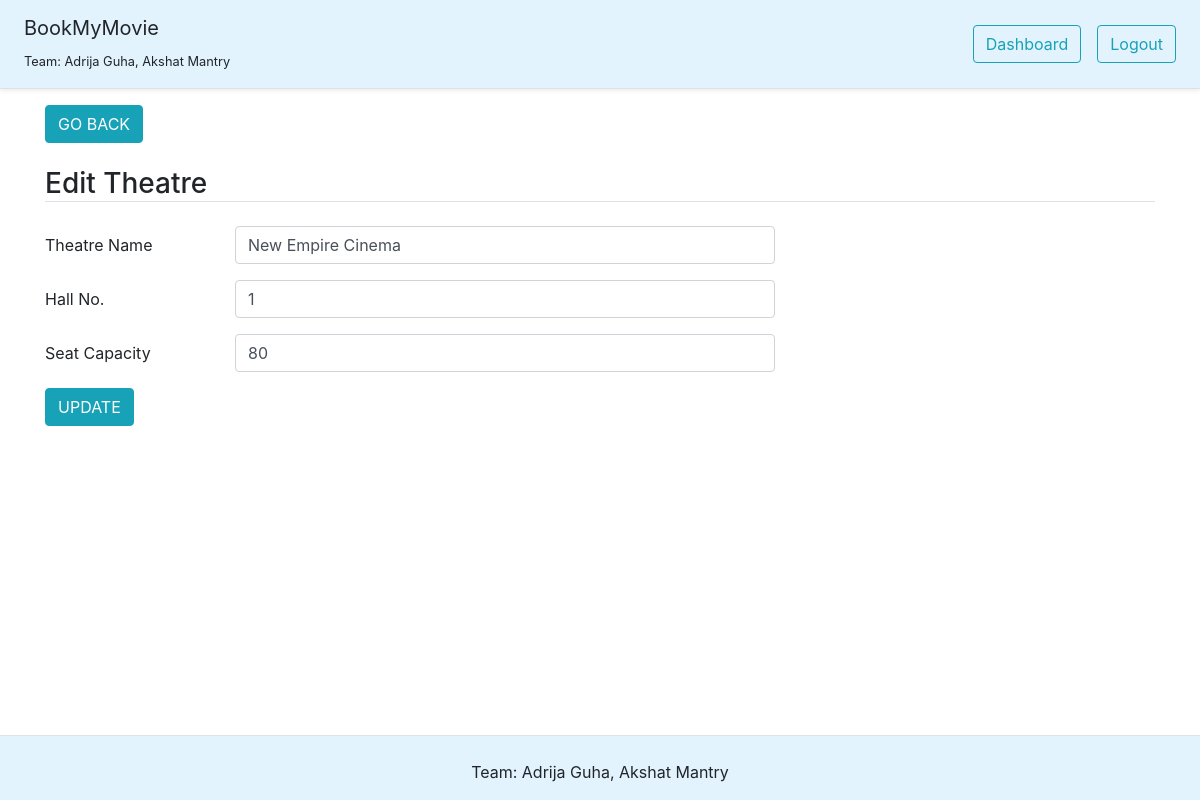
The app's page /admin_panel/edit_theatre.php?id=1 (signed in) with its own data.
### tables this page shows
CREATE TABLE `theatre` (
  `theatre_id` int(10) NOT NULL,
  `theatre_name` varchar(30) NOT NULL,
  `hall_id` int(10) NOT NULL,
  `capacity` int(10) NOT NULL
);

### admin_panel/edit_theatre.php (the view, shortened to what this page needs)
<?php
    include("connection.php");
$querry = "select * from theatre where theatre_id='".$_REQUEST['id']."'";
$result = mysqli_query($con, $querry);
$fetch = mysqli_fetch_object($result);
?>
<!DOCTYPE html>
<html lang="en">
<?php include("include/header.php");?>
<div class="container">
<form method="post" action="" enctype="multipart/form-data">
<div class= " text-left">
    <a class="btn btn-info " href="theatre.php">GO BACK</a>
</div>
<br>
<h3 class = " border-bottom">Edit Theatre</h3>
<div class="form-group row pt-3">
<label for="TheatreName" class="col-sm-2 col-form-label">Theatre Name</label>
<div class="col-sm-6">
<input class="form-control" type="text" name="theatre_name" value="<?php echo $fetch->theatre_name;?>"  required/>
</div>
</div>
<div class="form-group row">
<label for="Hall" class="col-sm-2 col-form-label">Hall No.</label>
<div class="col-sm-6">
<input class="form-control" type="text" name="hall_id" value="<?php echo $fetch->hall_id;?>" required />
</div>
</div>
<div class="form-group row">
<label for="SeatCapacity" class="col-sm-2 col-form-label">Seat Capacity</label>
<div class="col-sm-6">
<input class="form-control" type="number" min="30" max="100" name="seat_capacity" value="<?php echo $fetch->capacity;?>" required />
</div>
</div>
<input class="btn btn-info " type="submit" name="click" value="UPDATE"/>
    </form>
</div>
<?php include("include/footer.php");?>
</html>

### records on screen
theatre: theatre_name "New Empire Cinema", hall_id "1", seat_capacity "80"
